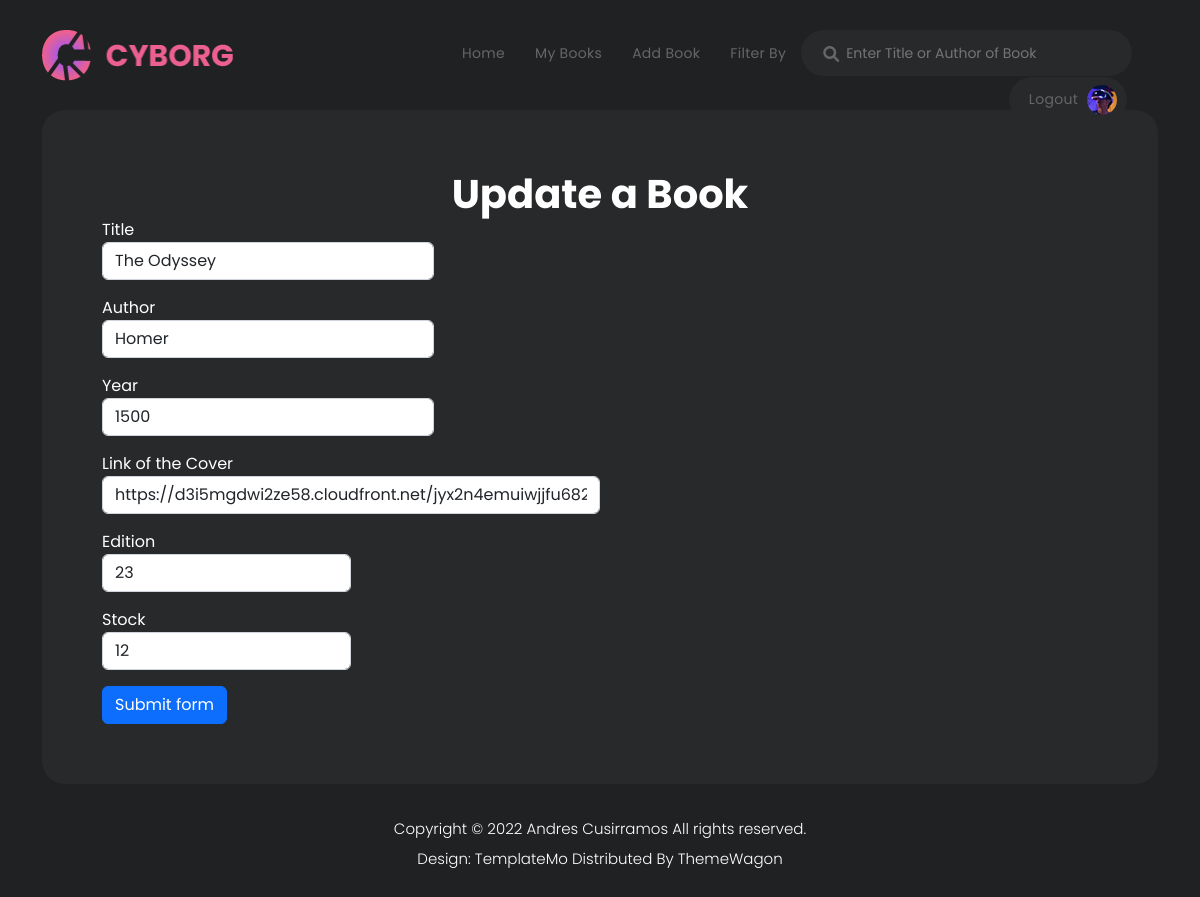
The page /update/9 (signed in) on the database as committed earlier.
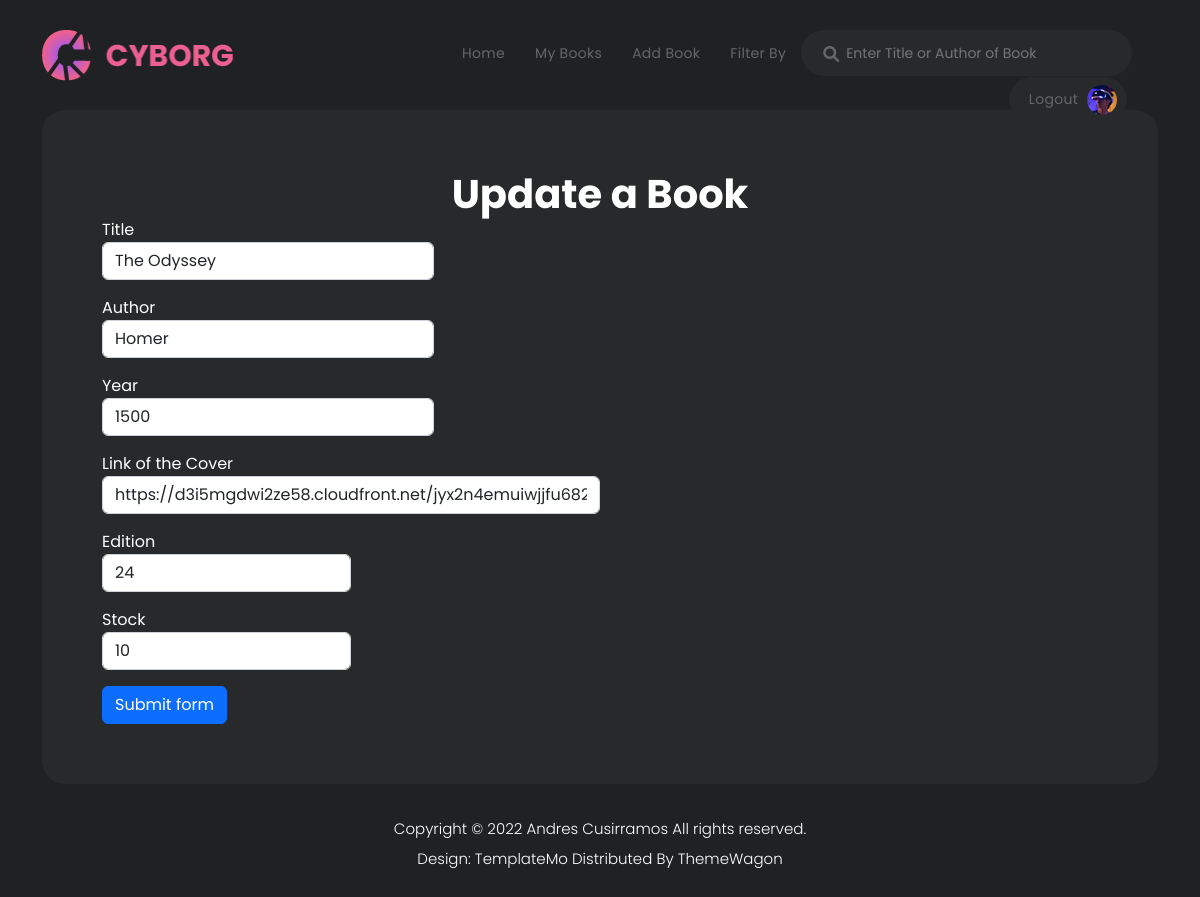
The same page on the database as committed later.
### website/models.py (models this page shows)
class Book(db.Model):
    id = db.Column(db.Integer, primary_key=True)
    title = db.Column(db.String(150))
    author = db.Column(db.String(150))
    year = db.Column(db.String(50))
    edition = db.Column(db.Integer)
    image = db.Column(db.String(500))
    amount = db.Column(db.Integer)

### website/views.py (the view, shortened to what this page needs)
@views.route('/update/<int:id>', methods=['GET','POST'])
@login_required
def update(id):
    name_to_update = Book.query.get_or_404(id)
    return render_template("update.html",id=id,name_to_update=name_to_update,user=current_user)

### website/__init__.py (called while the page is built)
def create_app():
    app = Flask(__name__)
    app.config['SECRET_KEY'] = 'hjshjhdjah kjshkjdhjs'
    app.config['SQLALCHEMY_DATABASE_URI'] = f'sqlite:///{DB_NAME}'
    db.init_app(app)
    from .views import views
    from .auth import auth
    app.register_blueprint(views, url_prefix='/')
    app.register_blueprint(auth, url_prefix='/')
    from .models import User, Book
    create_database(app)
    login_manager = LoginManager()
    login_manager.login_view = 'auth.login'
    login_manager.init_app(app)
    @login_manager.user_loader
    def load_user(id):
        return User.query.get(int(id))
    return app

### website/templates/update.html (shortened to what this page needs)
{% extends "base.html" %} {% block title %}Update a Book{% endblock %} {% block content
    %}
    <h1 align="center">Update a Book</h1>
    <form  action="/update/{{name_to_update.id}}" enctype="multipart/form-data"  method="POST"  class="needs-validation" novalidate>
        <div class="form-row">
          <div class="col-md-4 mb-3">
            <label  style="color:white" for="validationTooltip01">Title</label>
            <input name="title" id="title" type="text" class="form-control" id="validationTooltip01" value="{{name_to_update.title}}" required></input>
          </div>
          <div class="col-md-4 mb-3">
            <label style="color:white"  for="validationTooltip02">Author</label>
            <input name="author" id="author" type="text" class="form-control" id="validationTooltip02" value="{{name_to_update.author}}" required></input>
          </div>
          <div class="col-md-4 mb-3">
            <label style="color:white" for="validationTooltip02">Year</label>
            <input name="year" id="year" type="number" class="form-control" id="validationTooltip02" value="{{name_to_update.year}}" required></input>
          </div>
        </div>
        <div class="form-row">
          <div class="col-md-6 mb-3">
            <label style="color:white"  for="validationTooltip03">Link of the Cover</label>
            <input name="image" id="image" type="text" class="form-control" id="validationTooltip03" value="{{name_to_update.image}}" required>
          </div>
          <div class="col-md-3 mb-3">
            <label  style="color:white" for="validationTooltip04">Edition</label>
            <input name="edition" id="edtion" type="number" class="form-control" id="validationTooltip04" value="{{name_to_update.edition}}" required>
          </div>
          <div class="col-md-3 mb-3">
            <label style="color:white"  for="validationTooltip05">Stock</label>
            <input name="amount" id="amount" type="number" class="form-control" id="validationTooltip05" value="{{name_to_update.amount}}" required>
          </div>
        </div>
        <button class="btn btn-primary" type="submit">Submit form</button>
      </form>
{% endblock %}

Rows that differ between the two databases and show on the page:
changed Book "The Odyssey": edition "23" → "24"; amount "12" → "10"
